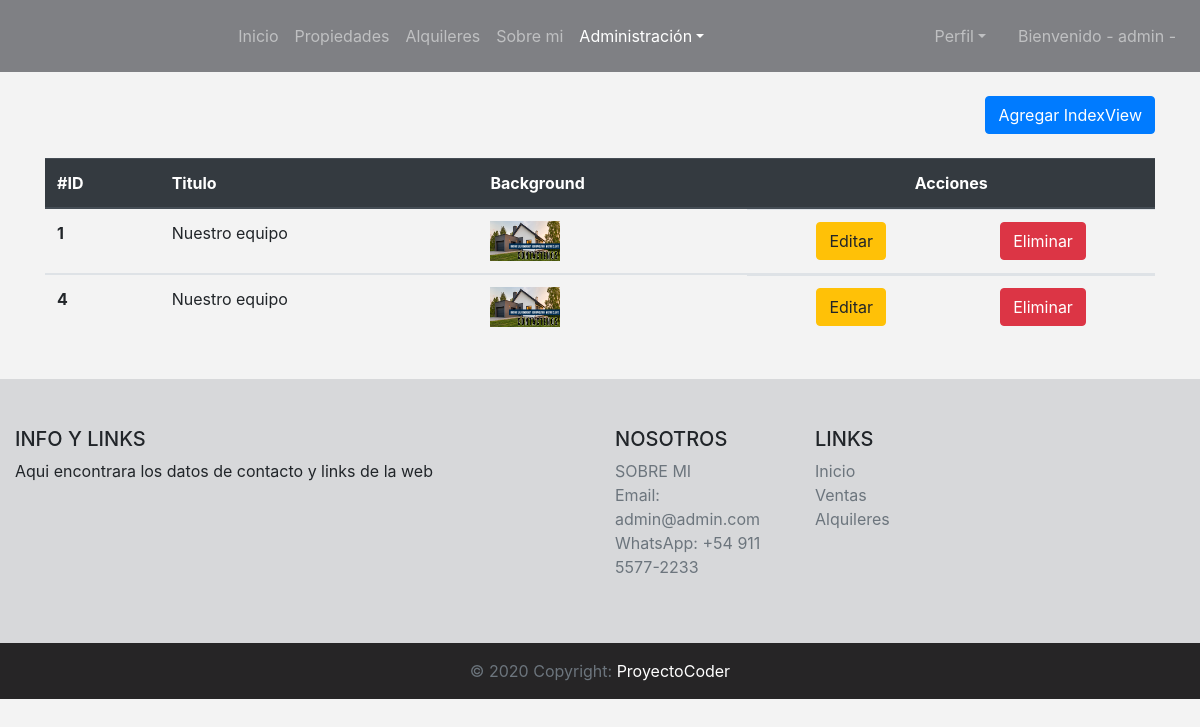
/data/crud-index/ (signed in), run on an earlier commit of the app's database.
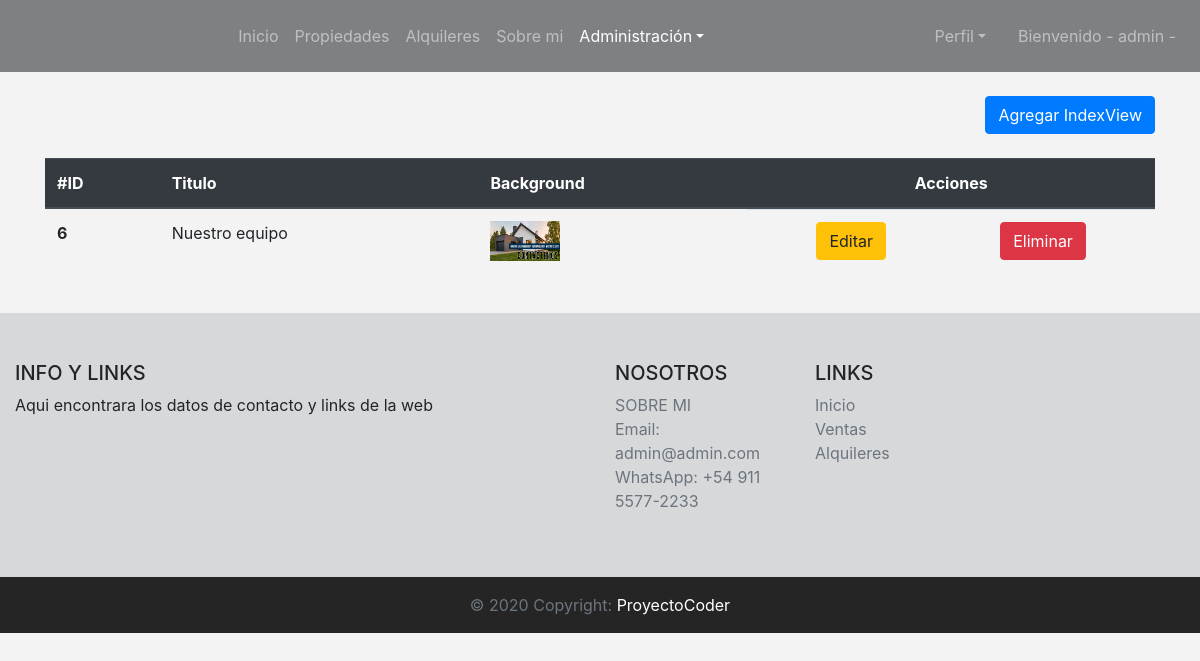
And on a later commit of the database.
### data/models.py (models this page shows, shortened)
class IndexChange(models.Model):
    background = models.ImageField(upload_to='index_image', null=True, blank=True, verbose_name='Imagen Principal')
    team = models.CharField(max_length=50, null=True, blank=True, verbose_name='Titulo de equipo')
    img1 = models.ImageField(upload_to='index_image', null=True, blank=True)
    title1 = models.CharField(max_length=50, null=True, blank=True, verbose_name='Persona 1')
    description1 = models.CharField(max_length=300, null=True, blank=True)
    img2 = models.ImageField(upload_to='index_image', null=True, blank=True)
    title2 = models.CharField(max_length=50, null=True, blank=True, verbose_name='Persona 2')
    description2 = models.CharField(max_length=300, null=True, blank=True)
    img3 = models.ImageField(upload_to='index_image', null=True, blank=True)
    title3 = models.CharField(max_length=50, null=True, blank=True, verbose_name='Persona 3')
    description3 = models.CharField(max_length=300, null=True, blank=True)
    class Meta:
        verbose_name = 'Modificacion'
        verbose_name_plural = 'Modificaciones'

### data/views.py (the view)
# urls.py: path('crud-index/', crud_index_views, name='crud_index_view'),
@staff_member_required
def crud_index_views(request):
    if 'search' in request.GET:
        search = request.GET['search']
        data = IndexChange.objects.filter(title__icontains=search)
    else:
        data = IndexChange.objects.all()
    context = {
        'data': data,
    }
    return render(request, 'data/crud_view.html', context=context)

### templates/data/crud_view.html (shortened to what this page needs)
{% extends 'base.html' %}
{% block crud %}
<li class="nav-item dropdown active">
{% endblock %}
{% block content %}
<br>
<div class="container">
    <div class="text-right">
        <a href="/data/create-index" class="btn btn-primary text-right">Agregar IndexView</a>
    </div>
    <br>
    <table class="table">
        <thead class="thead-dark">
            <tr>
                <th scope="col">#ID</th>
                <th scope="col">Titulo</th>
                <th scope="col">Background</th>
                <th scope="col" class="text-center">Acciones</th>
            </tr>
        </thead>
        {% for dat in data %}
        <tbody>
            <tr>
                <th scope="row">{{dat.id}}</th>
                <td>{{dat.team}}</td>
                {% if dat.background.url != '' %}
                    <td><img src="{{dat.background.url}}" width="70" height="40" alt=""></td>
                {% else %}
                    <td class="font-weight-bold" style="color: red;">No Img</td>
                {% endif %}
                <td class="d-flex justify-content-around"><a href="/data/update-index/{{dat.pk}}/" class="btn btn-warning">Editar</a><a href="/data/delete-index/{{dat.pk}}/" class="btn btn-danger">Eliminar</a></td>
            </tr>
        </tbody>
        {% endfor %}
    </table>
</div>
{% endblock %}

What changed in the data, as far as the page shows it:
removed IndexChange: id "1", team "Nuestro equipo", background (picture)
removed IndexChange: id "4", team "Nuestro equipo", background (picture)
added IndexChange: id "6", team "Nuestro equipo", background (picture)
